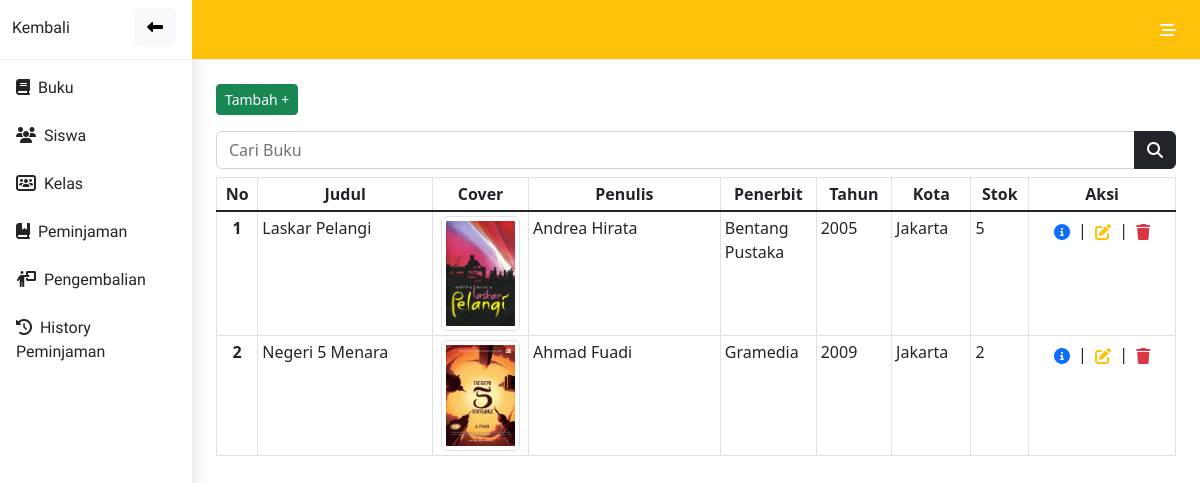
Before: /admin/buku.php with the older database file.
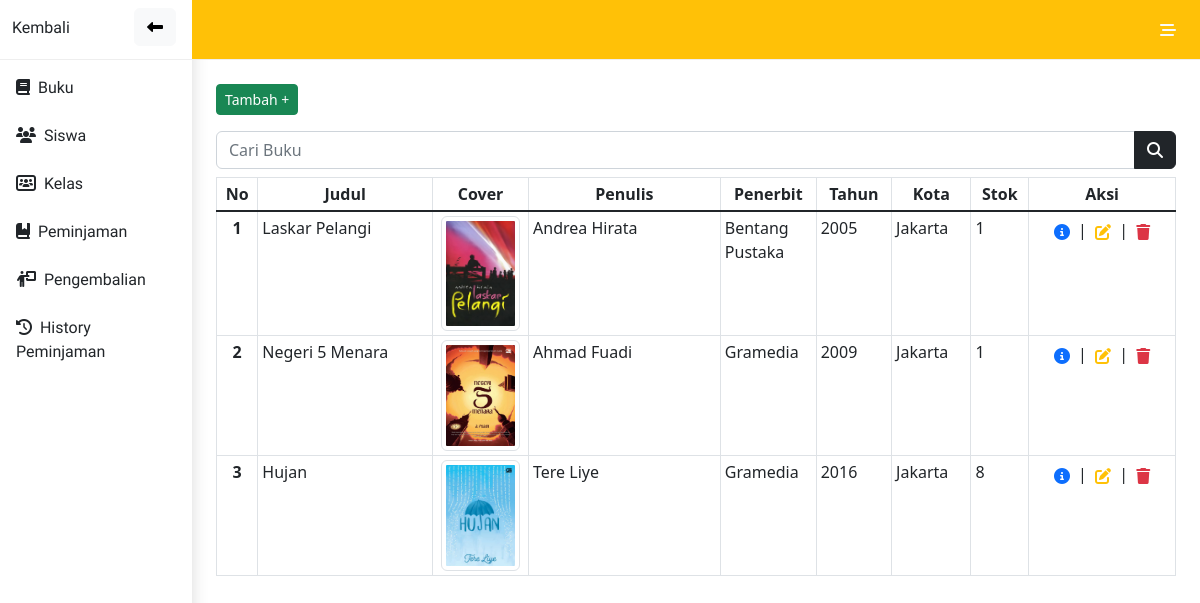
After: the same page with the newer database file.
### tables this page shows
CREATE TABLE `buku` (
  `id_buku` int(11) NOT NULL,
  `judul` varchar(255) NOT NULL,
  `penulis` varchar(255) NOT NULL,
  `penerbit` varchar(255) NOT NULL,
  `tahun` year(4) NOT NULL,
  `kota` varchar(100) NOT NULL,
  `cover` varchar(255) NOT NULL,
  `sinopsis` text NOT NULL,
  `stok` int(3) NOT NULL
);

### config.php (called while the page is built, shortened)
<?php
$conn = mysqli_connect("localhost", "root", "", "perpus10");
function read($col, $tabel, $condisi){
    global $conn;
    $tampil = mysqli_query($conn, "SELECT $col FROM $tabel $condisi");
    return $tampil;
}
 ?>

### admin/buku.php (the view, shortened to what this page needs)
<?php
include '../config.php';
?>
<!DOCTYPE html>
<html lang="en">
<head>
    <link rel="stylesheet" type="text/css" href="https://cdn.datatables.net/1.12.1/css/jquery.dataTables.css">
</head>
<body>
    <?php include 'nav.php'?>
        <div class="container">
            <div class="container pt-4 m-auto">
                <button class="btn btn-sm btn-success mb-3" data-bs-toggle="modal" data-bs-target="#tambah">Tambah +</button>
                <form class="d-flex input-group mb-2" role="search" method="get" action="cari_buku.php">
                    <input class="form-control" type="search" placeholder="Cari Buku" aria-label="Search" name="search">
                    <button class="btn btn-dark" type="submit"><i class="fa-solid fa-magnifying-glass"></i></button>
                </form>
                <table class="table table-sm table-hover table-bordered">
                    <thead class="text-center">
                        <tr>
                            <th>No</th>
                            <th>Judul</th>
                            <th style="width:10%;">Cover</th>
                            <th style="width:20%;">Penulis</th>
                            <th style="width:10%;">Penerbit</th>
                            <th>Tahun</th>
                            <th>Kota</th>
                            <th>Stok</th>
                            <th>Aksi</th>
                        </tr>
                    </thead>
                    <tbody class="table-group-divider">
                        <?php
                            $no=0;
                            $buku = read('*', 'buku', '');
                                    while($data = mysqli_fetch_array($buku)){
                                    $no++;
                        ?>
                        <tr>
                            <th class="text-center" scope="row"><?=$no?></th>
                            <td><?=$data['judul']?></td>
                            <td class="text-center" style="width:10%;">
                                <img class="img-thumbnail" src="../assets/img/<?=$data['cover']?>" style="max-width: 90%;">
                            </td>
                            <td style="width: 20%;"><?=$data['penulis']?></td>
                            <td style="width:10%;"><?=$data['penerbit']?></td>
                            <td><?=$data['tahun']?></td>
                            <td><?=$data['kota']?></td>
                            <td><?=$data['stok']?></td>
                            <td class="text text-center">
                                <button class="btn btn-polos p-1">
                                    <a class="text-primary" href="detail_buku.php?id_buku=<?= $data['id_buku']; ?>">
                                    <i class="fa-solid fa-circle-info"></i>
                                    </a>
                                </button> |
                                <button class="btn btn-polos p-1">
                                    <a class="text-warning" href="edit_buku.php?id_buku=<?= $data['id_buku']; ?>">
                                        <i class="fa-solid fa-pen-to-square"></i>
                                    </a>
                                </button> |
                                <button class="btn btn-polos p-1">
                                    <a class="text-danger" href="hapus.php?id_buku=<?= $data['id_buku']; ?>">
                                    <i class="fa-solid fa-trash"></i>
                                </a>
                                </button>
                            </td>
                        </tr>
                        <?php
                            }
                        ?>
                    </tbody>
                </table>
            </div>
        </div>
</body>
</html>

Changed rows visible on the page:
changed buku "Laskar Pelangi": stok "5" → "1"
changed buku "Negeri 5 Menara": stok "2" → "1"
added buku: judul "Hujan", cover (picture), penulis "Tere Liye", penerbit "Gramedia", tahun "2016", kota "Jakarta", stok "8"
